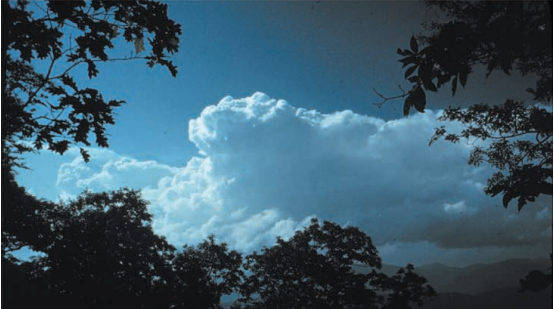
#> input picture source.png, 554 x 309 px
$ python main.py
#> lines starting #> are read from the running program, lines starting #| are printed output that depends on the picture
#> further down, s_img is the input picture: shape (309, 554, 3); mean R, G, B 59.5, 89.1, 104.7
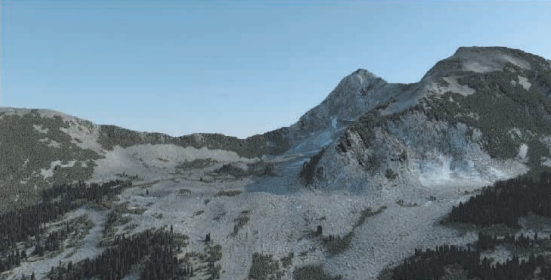
#> input picture target.png, 551 x 280 px
#> further down, t_img is the input picture: shape (280, 551, 3); mean R, G, B 107, 127.7, 140.7
import numpy as np
import matplotlib.pyplot as plt
import os
from skimage import io,color

def CT(src,trt):
    '''
    src:source image
    trt:target image
    '''
    src=src/255
    trt=trt/255
    trt_shape=trt.shape
#> trt_shape = (280, 551, 3)

    #reshape images and put each channel in a row
    #note that 'src.reshape(-1,3)' cannot seperate each color channel automatically
    #so I seperated color channels first, and then reshaped them to one row.
    r_s=src[:,:,0].reshape(1,-1)
    g_s=src[:,:,1].reshape(1,-1)
    b_s=src[:,:,2].reshape(1,-1)
    src_re=np.concatenate([r_s,g_s,b_s],axis=0)

    r_t=trt[:,:,0].reshape(1,-1)
    g_t=trt[:,:,1].reshape(1,-1)
    b_t=trt[:,:,2].reshape(1,-1)
    trt_re=np.concatenate([r_t,g_t,b_t],axis=0)

    #tranfer to logarithmic LMS
    trans_LMS=np.array([[0.3811,0.5783,0.0402],[0.1967,0.7244,0.0782],[0.0241,0.1288,0.8444]])
    src_lLMS=np.log10(np.dot(trans_LMS,src_re)+np.finfo(np.float64).eps)#to avoid log(0),we add an eps
    trt_lLMS=np.log10(np.dot(trans_LMS,trt_re)+np.finfo(np.float64).eps)#to avoid log(0),we add an eps
    #transfer to l_alpha_beta
    trans_l_al_be=np.array([[1/np.sqrt(3), 1/np.sqrt(3), 1/np.sqrt(3)],
                            [1/np.sqrt(6), 1/np.sqrt(6), -2/np.sqrt(6)],
                            [1/np.sqrt(2), -1/np.sqrt(2), 0]])
    src_l_al_be=np.dot(trans_l_al_be, src_lLMS)
    trt_l_al_be=np.dot(trans_l_al_be, trt_lLMS)

    # statistic transfer
    src_mean=np.mean(src_l_al_be, axis=1).reshape(3,1)
#> src_mean = [-1.01, -0.0643, -0.0181]
    src_std=np.std(src_l_al_be, axis=1).reshape(3,1)
#> src_std = [0.595, 0.0392, 0.0129]
    trt_mean=np.mean(trt_l_al_be, axis=1).reshape(3,1)
#> trt_mean = [-0.597, -0.0349, -0.0094]
    trt_std=np.std(trt_l_al_be, axis=1).reshape(3,1)
#> trt_std = [0.349, 0.0247, 0.0052]
    result_l_al_be=(trt_l_al_be-trt_mean)/trt_std*src_std+src_mean

    #reverse conversion
    trans_l_al_be2lLMS=np.array([[1/np.sqrt(3), 1/np.sqrt(6), 1/np.sqrt(2)],
                                [1/np.sqrt(3), 1/np.sqrt(6), -1/np.sqrt(2)],
                                [1/np.sqrt(3), -2/np.sqrt(6), 0]])
    result_LMS=np.power(10,np.dot(trans_l_al_be2lLMS, result_l_al_be))
    trans_LMS2RGB=np.array([[4.4679, -3.5873, 0.1193],
                            [-1.2186, 2.3809, -0.1624],
                            [0.0497, -0.2439, 1.2045]])
    result_RGB=np.dot(trans_LMS2RGB,result_LMS)

    #clipping values bigger than 1 or smaller than 0 to [0,1]
    result_RGB[np.where(result_RGB<0)]=0
    result_RGB[np.where(result_RGB>1)]=1
    result_RGB=result_RGB*255

    #reshape to original size
    result_r=result_RGB[0,:].reshape((trt_shape[0],trt_shape[1],1))
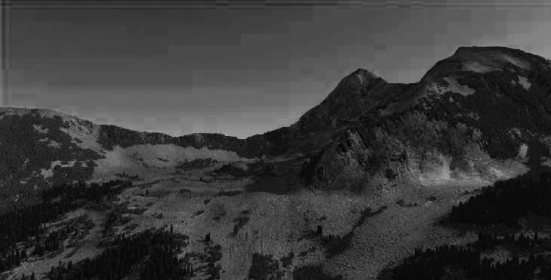
#> result_r: shape (280, 551, 1) float64; min 4.76, max 160.4, mean 58.6
    result_g=result_RGB[1,:].reshape((trt_shape[0],trt_shape[1],1))
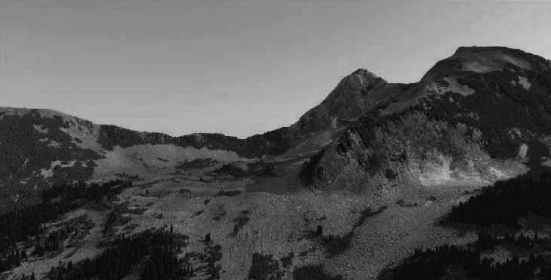
#> result_g: shape (280, 551, 1) float64; min 6.24, max 212.3, mean 88.4
    result_b=result_RGB[2,:].reshape((trt_shape[0],trt_shape[1],1))
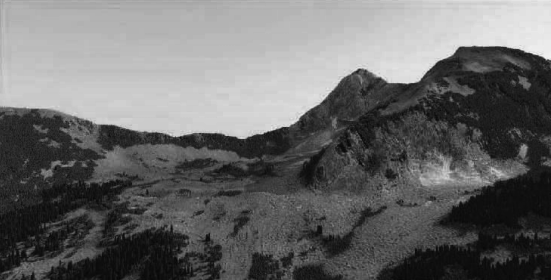
#> result_b: shape (280, 551, 1) float64; min 7.22, max 244.9, mean 106.1
    result=np.concatenate([result_r,result_g,result_b],axis=2).astype(np.uint8)
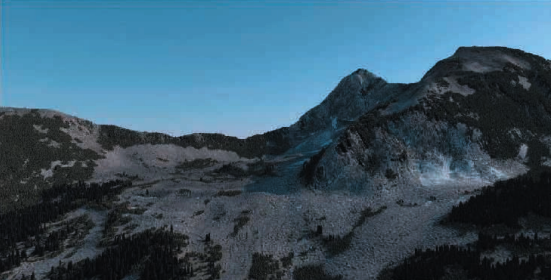
#> result: shape (280, 551, 3); mean of channels 0, 1, 2 58.1, 87.9, 105.6; drawn as R, G, B

    return result

os.chdir('D:/Work/Color Enhancement/code/Color Transfer')
s_img=io.imread('source.png')
t_img=io.imread('target.png')
rlt=CT(s_img, t_img)
plt.figure()
plt.imshow(t_img)
plt.figure()
plt.imshow(rlt)
plt.show()
